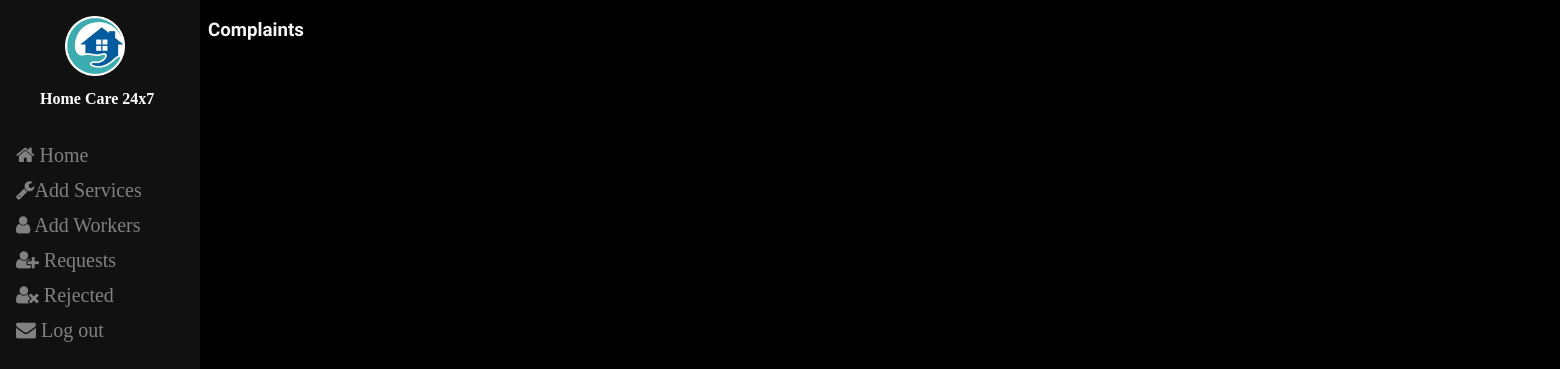
The app's page /complaints.php (signed in), older data.
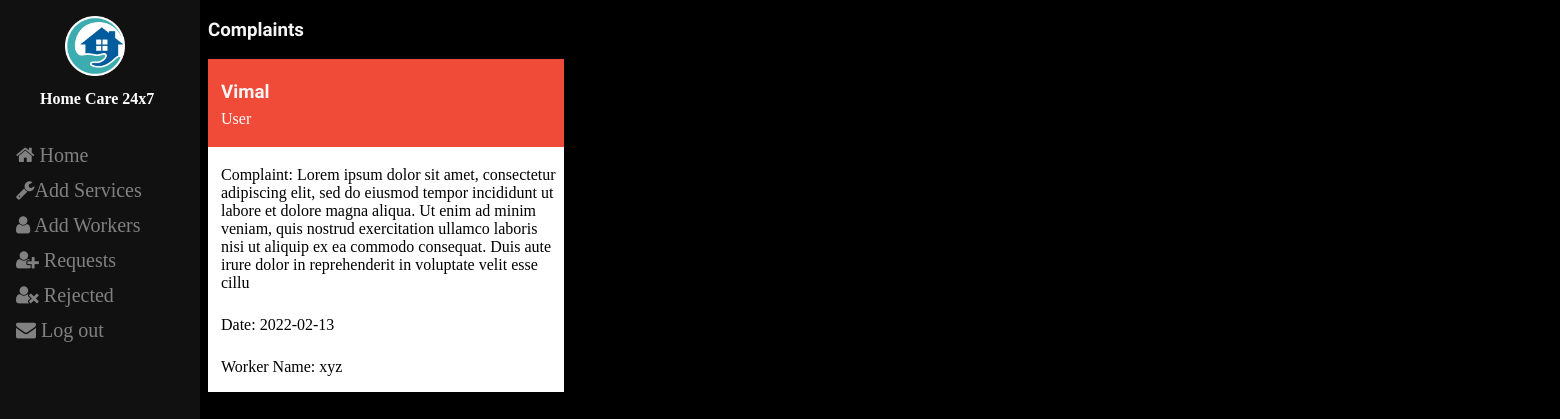
The same page, newer data.
### tables this page shows
CREATE TABLE `users` (
  `user_id` int(11) NOT NULL,
  `fname` varchar(40) NOT NULL,
  `phone` varchar(50) NOT NULL,
  `place` varchar(80) NOT NULL,
  `role_id` int(11) NOT NULL
);

CREATE TABLE `complaint_tbl` (
  `complaint_id` int(11) NOT NULL,
  `worker_name` varchar(30) NOT NULL,
  `complaint` varchar(300) NOT NULL,
  `date` date NOT NULL,
  `role_id` int(11) NOT NULL
);

### complaints.php (the view, shortened to what this page needs)
<?php
include 'db2.php';
$result=mysqli_query($con,"SELECT * FROM `users` join role_db on users.role_id=role_db.role_id join complaint_tbl on complaint_tbl.role_id=users.role_id");
 ?>
<!DOCTYPE html>
<html lang="en">
<head>
    <link href="stylesheet.css" rel="stylesheet">
</head>
<body>
<?php include 'side.php';?>
<div class="common-div">
<h3>Complaints</h3>
<div id="block_container">
<?php
            while ($row = mysqli_fetch_assoc($result)) {  ?>
<div class="blah">
<div class="card-detail">
<h3 style="margin-left:10px;"><?php echo $row['fname'];?></h3>
<p style="margin-top:-12px; margin-left:10px;">User</p>
</div>
<div class="card-detail-two">
<p style="margin-left:10px; margin-bottom:-10px;">Complaint: <?php echo $row['complaint'];?></p><br>
<p style="margin-left:10px; margin-bottom:-10px;">Date: <?php echo $row['date'];?></p><br>
<p style="margin-bottom:-5px; margin-left:10px;">Worker Name: <?php echo $row['worker_name'];?></p><br>
</div></div>
<?php } ?>
</div></div>
</body>
</html>

Row changes from the older to the newer data that the page shows:
added users: fname "Vimal", complaint_tbl.complaint "Lorem ipsum dolor sit amet, consectetur adipiscing elit, sed do eiusmod tempor incididunt ut labore et dolore magna aliqua. Ut enim ad minim veniam, quis nostrud exercitation ullamco laboris nisi ut aliquip ex ea commodo consequat. Duis aute irure dolor in reprehenderit in voluptate velit esse cillu", complaint_tbl.date "2022-02-13", complaint_tbl.worker_name "xyz"
